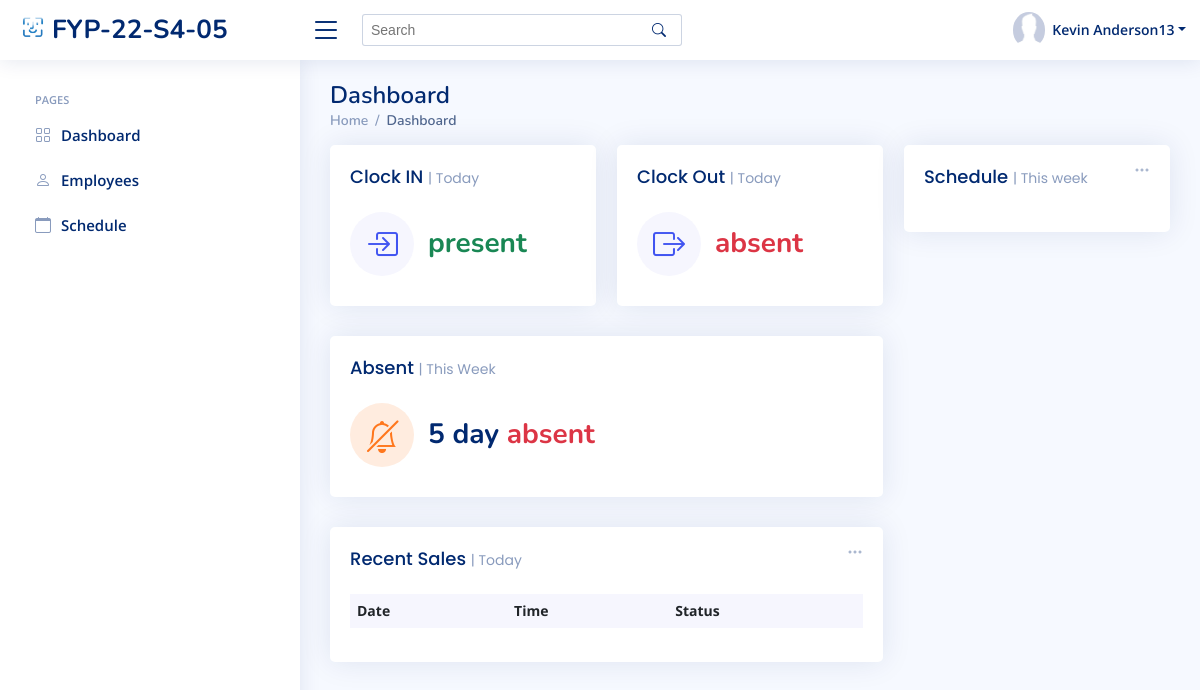
The app's page /HR/home/ (signed in), older data.
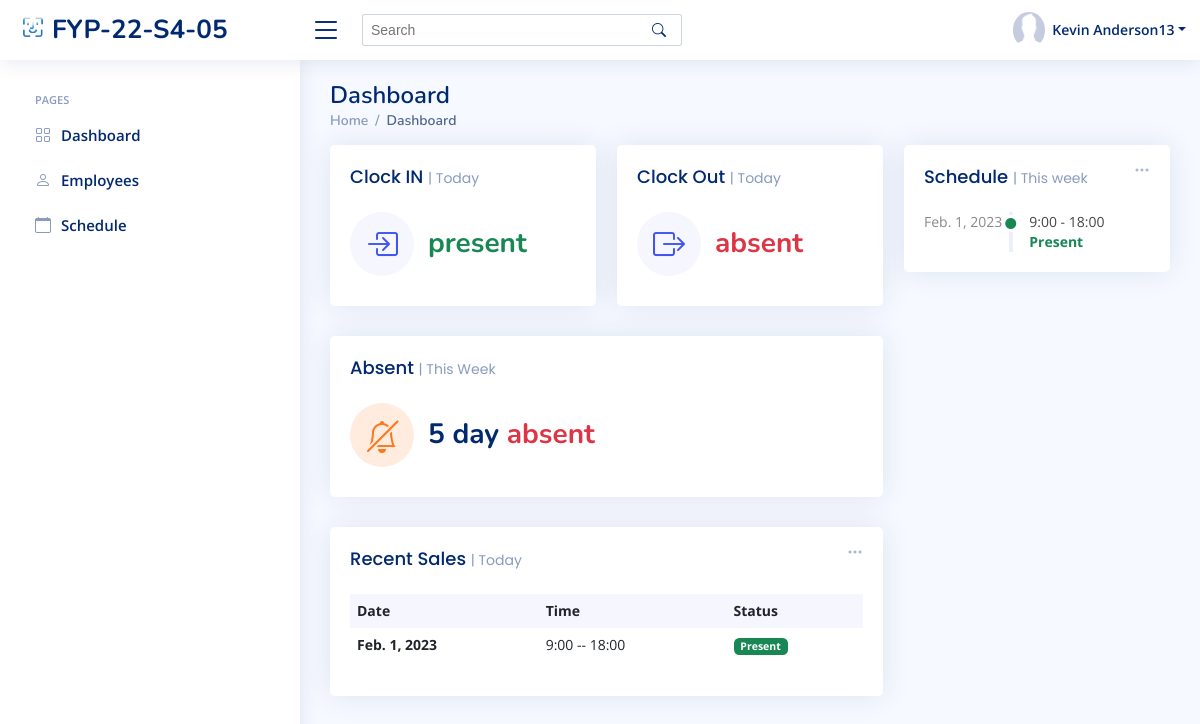
The same page, newer data.
### index/models.py (models this page shows, shortened)
class Attendance(models.Model):
	Attendance_id = models.BigAutoField(primary_key=True)
	Employee_ID = models.ForeignKey(Employee,on_delete=models.DO_NOTHING)
	DateNow = models.DateField(auto_now=True)
	Mark = models.CharField(max_length=100,null=True)
	InTime = models.CharField(max_length=256, null=True, blank=True)
	OutTime = models.CharField(max_length=256,null=True, blank=True)
	LOAN_STATUS = (
		(0, 'Pending'),
		(1, 'Present'),
		(2, 'Absent'),
	)
	status = models.IntegerField(default=0,choices=LOAN_STATUS)
	class Meta:
		db_table = 'Attendance'

### index/views/HR.py (the view)
# urls.py: path('HR/home/', HR.HR_home, name='HR_home'),
def HR_home(request):
	if 'Employee_ID' in request.session:
		currentEmployee = Employee.objects.get(Employee_ID=request.session['Employee_ID'])
		RecentData = Attendance.objects.filter(Employee_ID_id=request.session['Employee_ID'])
		AttendanceData = Attendance.objects.filter(Employee_ID_id= request.session['Employee_ID'])[:5]
		context = {
			'Role' : currentEmployee.Role.Role_ID,
			'Employee_ID' : currentEmployee.Employee_ID,
			'Full_Name' : currentEmployee.Full_Name,
			'Job_Title' : currentEmployee.Job_Title,
			'PFP' : currentEmployee.Profile_Image.url,
			'Redata': RecentData,
			'data':AttendanceData,
		}
		return render(request, 'HR/HR_home.html', context)
	else:
		messages.error(request, 'Please login first')
		return redirect('login')

### templates/HR/HR_home.html (shortened to what the changed rows need)
{% extends "index/base.html" %}
{% load static %}
{% block content %}
  <main id="main" class="main">
    <div class="pagetitle">
      <h1>Dashboard</h1>
    </div>
    <section class="section dashboard">
      <div class="row">
        <div class="col-lg-8">
          <div class="row">
            <div class="col-12">
              <div class="card recent-sales overflow-auto">
                <div class="card-body">
                  <table class="table table-borderless datatable">
                    <thead>
                      <tr>
                        <th scope="col">Date</th>
                        <th scope="col">Time</th>
                        <th scope="col">Status</th>
                      </tr>
                    </thead>
                      {% for Ad in Redata %}
                    <tbody>
                      <tr>
                        <th scope="row">{{ Ad.DateNow }}</th>
                        <td>{{ Ad.InTime }}   --   {{ Ad.OutTime }}</td>
                          {% if Ad.status == 1 %}
                        <td><span class="badge bg-success">Present</span></td>
                          {% elif  Ad.status == 2 %}
                          <td><span class="badge bg-danger">Absent</span></td>
                          {% else %}
                          <td><span class="badge bg-warning">Pending</span></td>
                          {% endif %}
                      </tr>
                    </tbody>
                      {% endfor %}
                  </table>
                </div>
              </div>
            </div>
          </div>
        </div>
        <div class="col-lg-4">
          <div class="card">
            <div class="card-body">
              <div class="activity">
                {% for Ad in data %}
                <div class="activity-item d-flex">
                  <div class="activite-label week" >{{ Ad.DateNow}}</div>
                  <i class='bi bi-circle-fill activity-badge text-success align-self-start'></i>
                  <div class="activity-content">
                      {{ Ad.InTime }} - {{ Ad.OutTime }} &#12288;
                        {% if Ad.status == 1 %}
                         <span class="text-success fw-bold">Present</span>
                          {% elif  Ad.status == 2 %}
                           <span class="text-danger fw-bold">Absent</span>
                          {% else %}
                           <span class="text-warning fw-bold">Pending</span>
                          {% endif %}
                  </div>
                </div>
                 {% endfor %}
              </div>
            </div>
          </div>
        </div>
      </div>
    </section>
  </main>
{% endblock content %}

Row changes from the older to the newer data that the page shows:
added Attendance: DateNow "Feb. 1, 2023", InTime "9:00", OutTime "18:00", status "Present"
